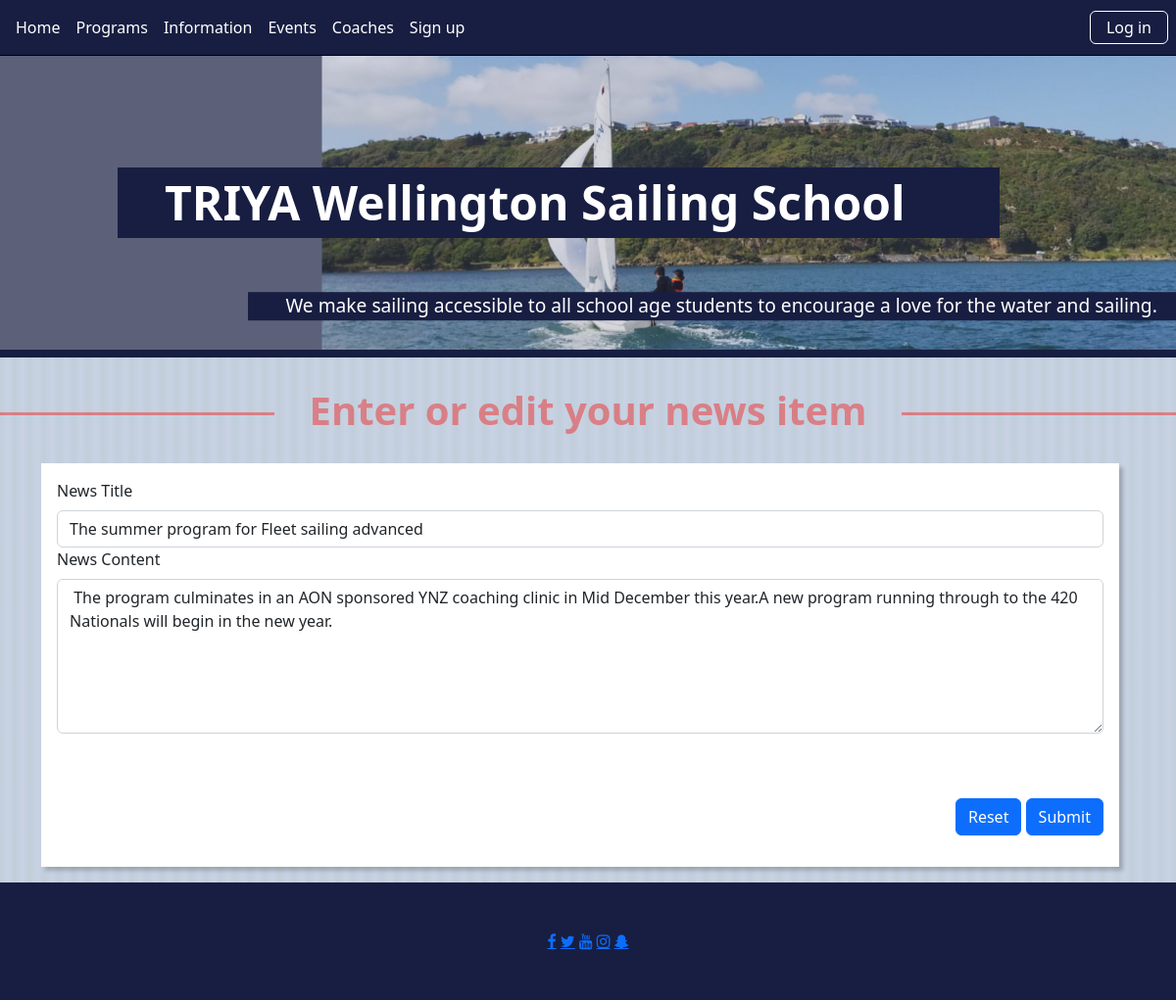
/news_cud/2, run on the app's committed database.
### tables this page shows
CREATE TABLE news(
    news_id integer primary key autoincrement not null,
    title text not null unique,
    content text not null,
    updated_at date
);

### server.py (the view)
@app.route("/news_cud/<news_id>", methods=["GET", "POST"])
def news_cud(news_id):
    dummy_news = {
        'title': "One more sailor needed",
        'content': "We have room for one more college age sailor to join us for the Winter program. "
                   "We need an even number of sailors for the double handed 420 yacht.If you are keen, "
                   "lets know.Got to http://www.triya.co.nz/.../fleet-racing-sailing-development"
                   "Cheers Phil"
    }
    empty_news = {
        'title': "",
        'content': ""
    }
    if request.method == "POST":
        f = request.form
        if news_id == "0":
            sql = "insert into news (title, content, updated_at) values(?,?, datetime('now'))"
            values_tuple = (f['title'], f['content'])
            outcome = run_commit_query(sql, values_tuple, db_path)
        else:
            sql = "update news set title=? , content=?, updated_at=datetime('now') where news_id=?"
            values_tuple = (f['title'], f['content'], news_id)
            outcome = run_commit_query(sql, values_tuple, db_path)
        if outcome is not None:
            return render_template("error_page.html", error_message=outcome)
        else:
            return redirect(url_for('index'))
    elif request.method == "GET":
        if news_id == "0":
            return render_template("news_cud.html", news_id=news_id, news=dummy_news)
        else:
            sql = "select title, content, updated_at from news where news_id = ?"
            values_tuple = (news_id,)
            result = run_search_query_tuples(sql, values_tuple, db_path)
            if result is None:
                e_m = "Oops, we could not find a result"
                return render_template("error_page.html", error_message=e_m)
            return render_template("news_cud.html", news_id=news_id, news=result[0])
    else:
        return "Error on News GET POST"

### db_functions.py (called while the page is built)
def run_search_query_tuples(sql_query,values_tuple, file_path,  rowfactory=True):
    result = None
    try:
        db = sqlite3.connect(file_path)
        if rowfactory:
            db.row_factory = sqlite3.Row
        cursor = db.cursor()
        print("connection successful")
        cursor.execute(sql_query,values_tuple)
        result = cursor.fetchall()
        print("Search Query executed")
        cursor.close()
    except sqlite3.Error as error:
        print("Error running search query tuples: {}".format(error))
    finally:
        if db:
            db.close()
            print("sqlite connection is closed")
        if result:
            return result

### templates/news_cud.html (shortened to what this page needs)
{% extends "main_template.html" %}
{% block content %}
        <h1>Enter or edit your news item </h1>
    <div class="container-lg">
    <div class="news">
       <form action="{{ url_for('news_cud', news_id = news_id )}}" method="post">
       <div>
           <label for="title" class="form-label"> News Title</label>
           <input type="text" class="form-control" id="title" name="title" placeholder="" value="{{ news['title'] }}" required>
       </div>
       <div>
           <label for="content" class="form-label">News Content</label>
           <textarea class="form-control" id="content" name="content" rows="6" placeholder="" required>{{ news['content'] }}</textarea>
       </div>
           <div id="errormessage" class="alert"></div>
        <div class="text-end py-3">
          <button type="reset" class="btn btn-primary">Reset</button>
          <button id="submit" type="submit" class="btn btn-primary" >Submit</button>
        </div>
       </form>
        </div>
    </div>
{% endblock %}

### static/styles/main-styles.css (style rules this page uses)
:root { --main-bg-color: rgb(193, 206, 218); --main-bg-color-grad: rgb(200, 210, 228); --titles: rgb(237,46,46); --titles-trans: rgba(237,46,46,0.5); --deepblue: rgb(24, 30, 65); --deepblue-trans: rgba(24, 30, 65, 0.7); }
body { background-color: var(--main-bg-color); font-size: 100%; background: repeating-linear-gradient(90deg, var(--main-bg-color) 0, var(--main-bg-color-grad) 8px, var(--main-bg-color) 15px); }
h1 { border: 0px solid red; padding:0; overflow: hidden; color: var(--titles-trans); font-weight: bold; display: table; white-space: nowrap; margin: 0.75em 0; }
h1:before, h1:after { border-top: 3px solid var(--titles-trans); content: ''; display: table-cell; position: relative; top: 0.65em; width: 50%; }
h1:before { right: 3%; }
h1:after { left: 3%; }
.news, .about, .coaches, .program, .sign-up, .information, .event { border: 0px solid red; margin: 0em 1em 1em 0; box-shadow: 4px 4px 4px 0 rgba(0, 0, 0, 0.2); background-color: white; padding:1em; }
.news div:nth-child(3) { text-align: right; color: var(--titles); font-weight: bold; }
.alert { color:red; font-size: 1.5em; text-align: center; }

### data on the page
news: title "The summer program for Fleet sailing advanced", content "The program culminates in an AON sponsored YNZ coaching clinic in Mid December this year.A new program running through to the 420 Nationals will begin in the new year."
